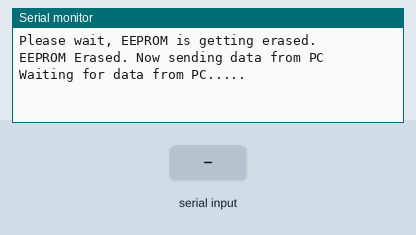
Simulated run of this program. Board: Arduino Uno, built with avr-gcc and run on an emulated ATmega328P. On the bench: the last lines printed to the serial monitor. The inputs (shaded band) are chosen by the test bench. EEPROM starts erased.

Above: at 4.6 s.
4.7 s: "1\n" received over Serial
At 5.9 s:
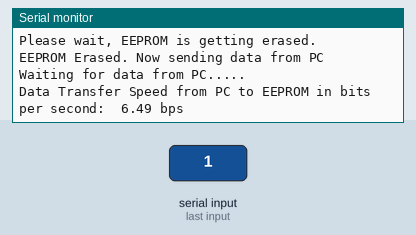
6.2 s: "0\n" received over Serial
At 7.2 s:
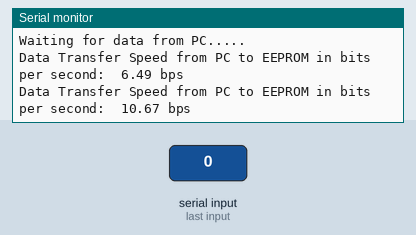

The program:

main.cpp
```cpp
#include <functions.h>

void setup() {
    Serial.begin(2400);
    EraseEEPROM();
}


void loop() {
    ReceiveDataFromPC();
    delay(2000);
    SendDataToPC();
    delay(5000);
}
```

functions.cpp
```cpp
#include <functions.h>

unsigned long DataTransferStartTime, DataTransferCurrentTime, DataTransferLastUpdateTime;
volatile unsigned long BitCounter = 0;
float TotalDurationofTransmission, BitsperSecond;
uint8_t ui8ReceivedByte, ui8StoredByte;

void EraseEEPROM()
{
    Serial.println("\nPlease wait, EEPROM is getting erased.\n");
    for (int i = 0; i < DATA_SIZE; i++)
    {
        EEPROM.write(i, 0x00);
    }
    Serial.println("EEPROM Erased. Now sending data from PC");
}

void ReceiveDataFromPC()
{
    Serial.println("\nWaiting for data from PC.....");

    DataTransferStartTime = millis();
    DataTransferLastUpdateTime = DataTransferStartTime;
    BitCounter = 0;

    for (int i = 0; i < DATA_SIZE; i++)
    {
        while (!Serial.available());
        ui8ReceivedByte = Serial.read();

        if (EEPROM.read(i) != ui8ReceivedByte)
        {
            EEPROM.write(i, ui8ReceivedByte);
        }

        BitCounter += 8;
        BitTransferSpeed("Data Transfer Speed from PC to EEPROM in bits per second: ");
    }

    Serial.println("\n***Data received from PC and stored in EEPROM successfully.***");
}

void SendDataToPC()
{
    Serial.println("\nSending stored data from EEPROM back to PC...\n");

    DataTransferStartTime = millis();
    DataTransferLastUpdateTime = DataTransferStartTime;
    BitCounter = 0;

    char ReceivedText[DATA_SIZE + 1];
    memset(ReceivedText, 0, sizeof(ReceivedText));

    for (int i = 0; i < DATA_SIZE; i++)
    {
        ui8StoredByte = EEPROM.read(i);
        Serial.write(ui8StoredByte);
        ReceivedText[i] = (char)ui8StoredByte;

        BitCounter += 8;
        BitTransferSpeed("Data Transfer Speed from EEPROM to PC in bits per second: ");
    }
    Serial.println("\n***Data transferred back to PC successfully.***\n");
    Serial.println("\nBelow Text is received back in PC from EEPROM.\n");
    Serial.println(ReceivedText);

}

void BitTransferSpeed(const char *PtrtoString)
{
    DataTransferCurrentTime = millis();

    if (DataTransferCurrentTime - DataTransferLastUpdateTime >= 1000)
    {
        TotalDurationofTransmission = (DataTransferCurrentTime - DataTransferLastUpdateTime) / 1000.0;
        BitsperSecond = BitCounter / TotalDurationofTransmission;

        Serial.print("\n");
        Serial.print(PtrtoString);
        Serial.print(" ");
        Serial.print(BitsperSecond, 2);
        Serial.println(" bps\n");

        DataTransferLastUpdateTime = DataTransferCurrentTime;
        BitCounter = 0;
    }
}
```

functions.h
```cpp
#ifndef FUNCTIONS_H
#define FUNCTIONS_H

#include <Arduino.h>
#include <EEPROM.h>

#define DATA_SIZE 1012

void ReceiveDataFromPC();
void SendDataToPC();
void BitTransferSpeed(const char *PtrtoString);
void EraseEEPROM() ;

#endif
```

Measured:
- after the input at 4.7 s, the serial monitor: prints a new line at once (image 1)
- after the input at 6.2 s, the serial monitor: prints a new line at once (image 2)
